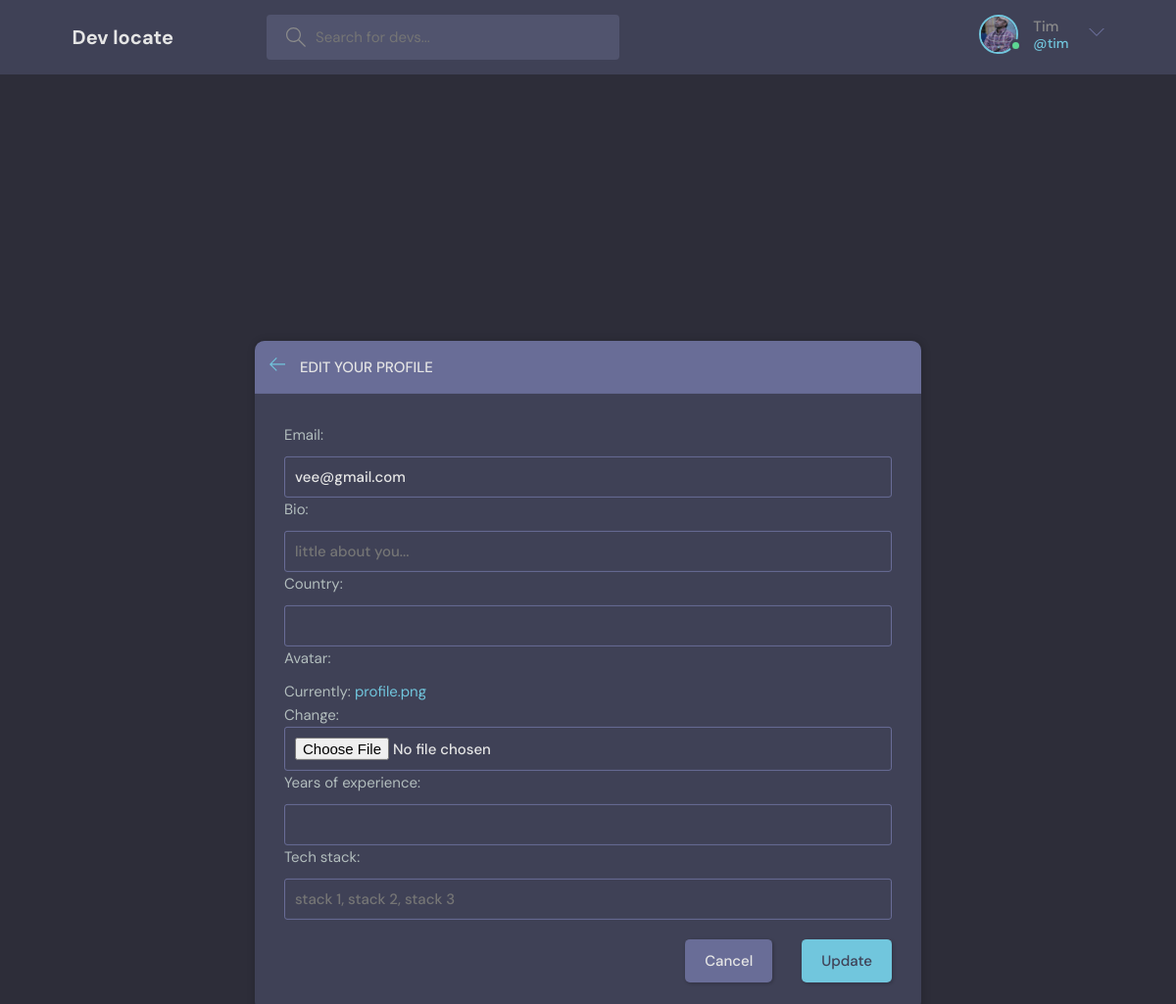
Screenshot of /accounts/settings/2/ (signed in) with the database file from the repository.
### accounts/models.py (models this page shows, shortened)
class Engineer(AbstractUser):
    username = models.CharField(max_length=200, null=True)
    email = models.EmailField(unique=True, null=True)
    bio = models.TextField()
    avatar = models.ImageField(default="profile.png")
    country = models.CharField(max_length=200)
    years_of_experience = models.PositiveIntegerField(null=True, blank=True)
    tech_stack = models.CharField(null=True, blank=True, max_length=300)
    inbox = models.ForeignKey(Message, null=True, on_delete=models.CASCADE)
    USERNAME_FIELD = "email"
    REQUIRED_FIELDS = ["username"]

### accounts/views.py (the view, shortened to what this page needs)
# urls.py: path("settings/<str:pk>/", EngineerSettings.as_view(), name="settings"),
class EngineerSettings(LoginRequiredMixin, UpdateView):
    model = Engineer
    template_name = "../templates/settings.html"
    form_class = EngineerForm

### accounts/forms.py
class EngineerForm(forms.ModelForm):
    class Meta:
        model = Engineer
        fields = [
            "email",
            "bio",
            "country",
            "avatar",
            "years_of_experience",
            "tech_stack",
        ]
        widgets = {
            "bio": forms.TextInput(attrs={"placeholder": "little about you..."}),
            "tech_stack": forms.TextInput(
                attrs={"placeholder": "stack 1, stack 2, stack 3"}
            ),
        }

### templates/settings.html (shortened to what this page needs)
{% extends 'base.html' %}
{% block content %}
<main class="update-account layout">
    <div class="container">
        <div class="layout__box" style="margin-top: 150px;">
            <div class="layout__boxHeader">
                <div class="layout__boxTitle">
                    <a href="{{request.META.HTTP_REFERER}}">
                        <svg version="1.1" xmlns="http://www.w3.org/2000/svg" width="32" height="32"
                             viewBox="0 0 32 32">
                            <title>arrow-left</title>
                            <path
                                    d="M13.723 2.286l-13.723 13.714 13.719 13.714 1.616-1.611-10.96-10.96h27.625v-2.286h-27.625l10.965-10.965-1.616-1.607z">
                            </path>
                        </svg>
                    </a>
                    <h3>Edit your profile</h3>
                </div>
            </div>
            <div class="layout__body">
                <form class="form" method="POST" enctype="multipart/form-data">
                    <div class="form__group">
                        {{form.as_p}}
                    </div>
                    <div class="form__action">
                        <a class="btn btn--dark" href="{{request.META.HTTP_REFERER}}">Cancel</a>
                        <button class="btn btn--main" type="submit">Update</button>
                    </div>
                </form>
            </div>
        </div>
    </div>
</main>
{% endblock %}

### templates/base.html (shortened to what this page needs)
<!DOCTYPE html>
{% load static %}
<html lang="en">
<head>
  <link rel="stylesheet" href="{% static 'style.css' %}" />
</head>
<body>
<header class="header header--loggedIn">
  <div class="container">
    <a href="/" class="header__logo">
      <h1>Dev locate</h1>
    </a>
    <form class="header__search" method="GET" action="{% url 'all_projects' %}">
      <label>
        <input type="search" name="q" placeholder="Search for devs..." />
      </label>
    </form>
    <nav class="header__menu">
      {% if request.user.is_authenticated %}
      <div class="header__user">
        <a href="{% url 'profile' request.user.id %}">
          <div class="avatar avatar--medium active">
            <img src="{{request.user.avatar.url}}"/>
          </div>
          <p>{{request.user.username|title}}<span>@{{request.user.username}}</span></p>
        </a>
        <button class="dropdown-button">
          <svg version="1.1" xmlns="http://www.w3.org/2000/svg" width="32" height="32" viewBox="0 0 32 32">
            <title>chevron-down</title>
            <path d="M16 21l-13-13h-3l16 16 16-16h-3l-13 13z"></path>
          </svg>
        </button>
      </div>
      {% else %}
      <a href="{% url 'login' %}">
        <img src="{% static './assets/avatar.svg' %}"/>
        <p>Login</p>
      </a>
      {% endif %}
    </nav>
  </div>
</header>
{% block content %}
{% endblock %}
</body>
</html>

### static/style.css (style rules this page uses)
:root { --color-main: #71c6dd; --color-main-light: #e1f6fb; --color-dark: #3f4156; --color-dark-medium: #51546e; --color-dark-light: #696d97; --color-light: #e5e5e5; --color-gray: #8b8b8b; --color-light-gray: #b2bdbd; --color-bg: #2d2d39; --color-success: #5dd693; --color-error: #fc4b0b; }
* { font-family: "DM Sans", -apple-system, BlinkMacSystemFont, "Segoe UI", Roboto, Oxygen, Ubuntu, Cantarell, "Open Sans", "Helvetica Neue", sans-serif; margin: 0; padding: 0; box-sizing: border-box; text-rendering: optimizeLegibility; font-size: inherit; }
html { font-size: 56.25%; }
@media only screen and (min-width: 1200px) { html { font-size: 62.5%; } }
body { line-height: 1.6; font-weight: 400; font-size: 1.5rem; color: var(--color-light-gray); background-color: var(--color-bg); min-height: 100vh; }
img { width: 100%; }
a { display: inline-block; color: var(--color-main); text-decoration: none; }
.container { max-width: 120rem; width: 90%; margin: auto; }
.btn { background-color: transparent; border: none; display: inline-flex; align-items: center; gap: 1rem; cursor: pointer; transition: all ease-in-out 0.3s; padding: 1rem 2rem; border-radius: 5px; box-shadow: 1px 1px 3px 1px rgba(0, 0, 0, 0.15); font-weight: 500; }
.btn--main { background-color: var(--color-main); color: var(--color-dark); }
.btn--dark { background-color: var(--color-dark-light); color: var(--color-light); }
.avatar { position: relative; display: inline-block; border-radius: 50%; border: 2px solid var(--color-main); }
.avatar img { display: block; border-radius: 50%; object-fit: cover; object-position: center; }
.avatar::after { content: ""; display: block; position: absolute; background-color: var(--color-gray); z-index: 111; border-radius: 50%; border: 0.3rem solid var(--color-dark); }
.avatar.active::after { background-color: var(--color-success); }
.avatar.avatar--medium img { width: 3.6rem; height: 3.6rem; border-radius: 50%; }
.avatar.avatar--medium:after { width: 0.7rem; height: 0.7rem; bottom: 0px; right: -6px; }
.header { padding: 1.5rem; background-color: var(--color-dark); }
.header > .container { display: flex; gap: 9.5rem; }
.header__logo, .header__user { display: flex; gap: 2rem; align-items: center; }
.header__logo > h1 { font-weight: 700; font-size: 2rem; color: var(--color-light); }
.header__search > label { background-color: var(--color-dark-medium); padding: 1.3rem 1rem; display: flex; align-items: center; gap: 1rem; border-radius: 4px; }
.header__search svg { fill: var(--color-gray); width: 2rem; height: 2rem; margin-left: 1rem; }
.header__search input { width: 30rem; background: transparent; border: none; outline: none; color: var(--color-light); }
.header__menu { margin-left: auto; position: relative; }
.header__menu a { display: flex; gap: 1.5rem; align-items: center; font-weight: 500; text-decoration: none; color: var(--color-gray); }
.header__menu img { height: 3.6rem; }
.header__menu p { line-height: 1.2; }
.header__menu span { color: var(--color-main); font-weight: 500; font-size: 1.4rem; display: block; }
.header__menu svg { width: 1.6rem; height: 1.6rem; fill: var(--color-dark-light); }
.dropdown-button { background: transparent; border: 0; outline: 0; cursor: pointer; }
.layout { margin-top: 2.4rem; }
.layout > .container { display: flex; justify-content: space-between; align-items: flex-start; }
.layout__box { width: 90%; max-width: 48rem; min-height: 40rem; position: absolute; top: 50%; left: 50%; transform: translate(-50%, -46%); background-color: var(--color-dark); border-radius: 1rem; box-shadow: 1px 1px 6px 3px rgba(0, 0, 0, 0.1); overflow: hidden; }
.layout__boxHeader { display: flex; padding: 1.5rem; background-color: var(--color-dark-light); }
.layout__boxTitle { display: flex; gap: 1.5rem; align-items: center; }
.layout__boxTitle h3 { text-transform: uppercase; font-weight: 500; color: var(--color-light); }
.layout__boxTitle svg { width: 1.6rem; height: 1.6rem; fill: var(--color-main); }
.layout__body { margin: 3rem; }
.form__group { margin-bottom: 2rem; width: 100%; }
.form__group label { display: block; font-size: 1.5rem; margin-bottom: 1rem; }
.form__group input, .form__group textarea, .form__group select { background: transparent; border: 1px solid var(--color-dark-light); padding: 1rem; border-radius: 3px; width: 100%; color: var(--color-light); font-weight: 500; outline: none; }
.form__action { display: flex; justify-content: flex-end; gap: 3rem; }
.update-account.layout .layout__box { max-width: 68rem; }

### rows the page displays
Engineer: user.avatar (picture), user.username "Tim", user.username "tim"
Engineer: email "vee@gmail.com"
